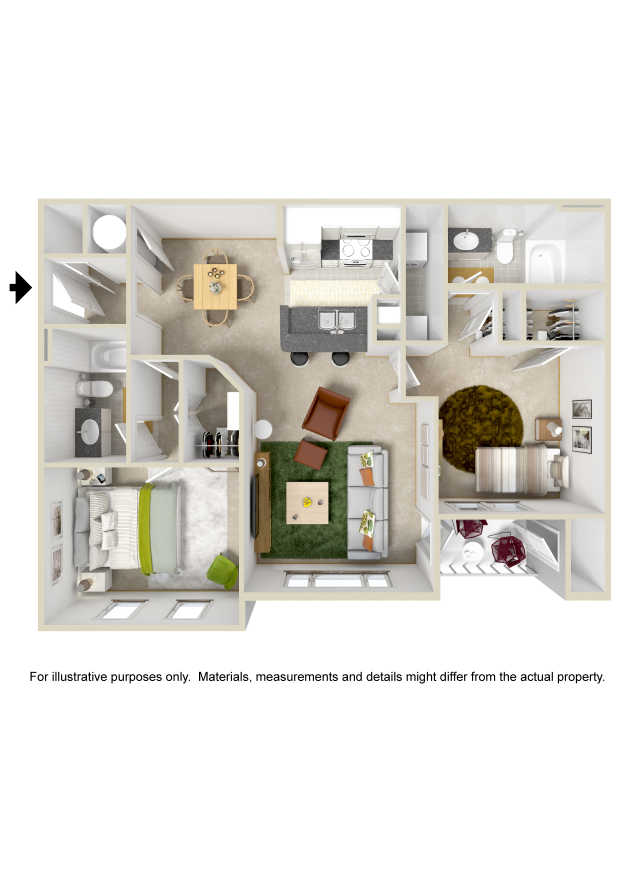
#> input picture Regent-3D-Furnished.jpg, 1240 x 1754 px, given in place of the camera (shown at 1/2 size)
$ python Main.py   (older library calls are emulated)
#> lines starting #> are read from the running program, lines starting #| are printed output that depends on the picture; after the words box and inside, x2 and y2 are one past the last pixel; in counts of white or black regions, pixels touching at a corner belong together
#> in testFilter, firstFrame is the input picture: shape (1754, 1240, 3); mean B, G, R 215.8, 220.9, 223.1
### Camera.py
# Source1: http://opencv-python-tutroals.readthedocs.org/en/latest/py_tutorials/py_imgproc/py_colorspaces/py_colorspaces.html#converting-colorspaces

import cv2
import colorsys
import numpy as np

class Camera:
    def __init__(self, cap = None):
        if cap is None:
            cap = cv2.VideoCapture(0)
        self.C = cap
        #self.S = robot
        #self.Color = self.S.get_rgb()

    # [5 lines left out: function next, not called in this run]

    def filter(self, frame, min_color, max_color):
        # Get color
#> called with min_color = (0, 200, 200), max_color = (40, 255, 255)
        r1,g1,b1 = min_color
        h1,s1,v1 = colorsys.rgb_to_hsv(r1,g1,b1)
        #print("Frame",type(frame))

        # Convert BGR to HSV
        hsv = cv2.cvtColor(frame, cv2.COLOR_BGR2HSV)
#> hsv: shape (1754, 1240, 3); mean H, S, V 9.8, 14.2, 223.4

        # define range of blue color in HSV
        h2, s2, v2 = max_color
        lower = np.array([h1,s1,v1],dtype=np.uint8)
        upper = np.array([h2,s2,v2],dtype=np.uint8)

        # Threshold the HSV image to get only blue colors
        if h1 < h2 and s1 < s2 and v1 < v2:
            mask = cv2.inRange(hsv,lower,upper)
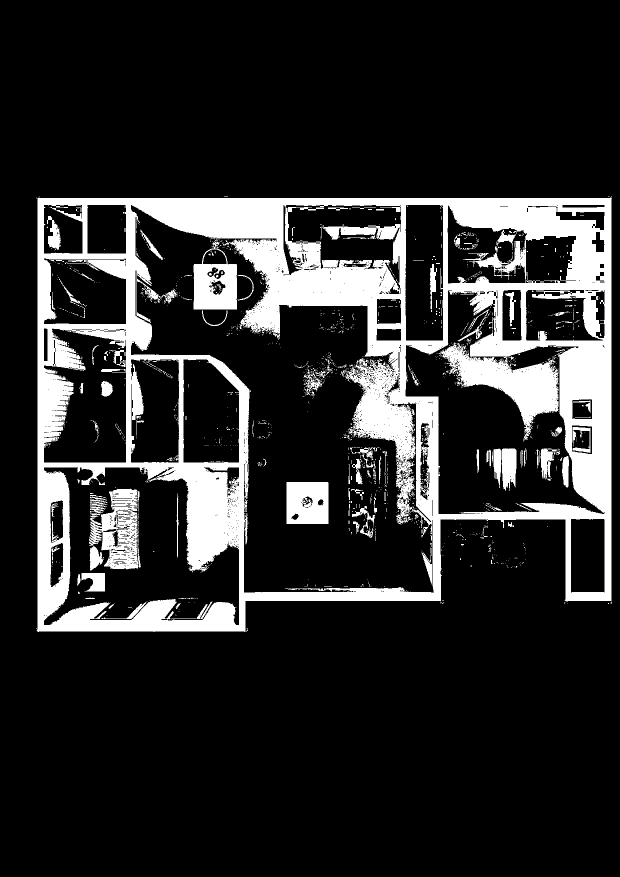
#> mask: shape (1754, 1240) (shown at 1/2 size); 17.2% white; 1514 white regions (1379 under 20 px), largest, box (x1, y1, x2, y2) and area: (73, 394, 1224, 1264) 324687, (178, 977, 282, 1139) 9154, (387, 483, 474, 619) 7217
            res = cv2.bitwise_and(frame, frame, mask= mask)
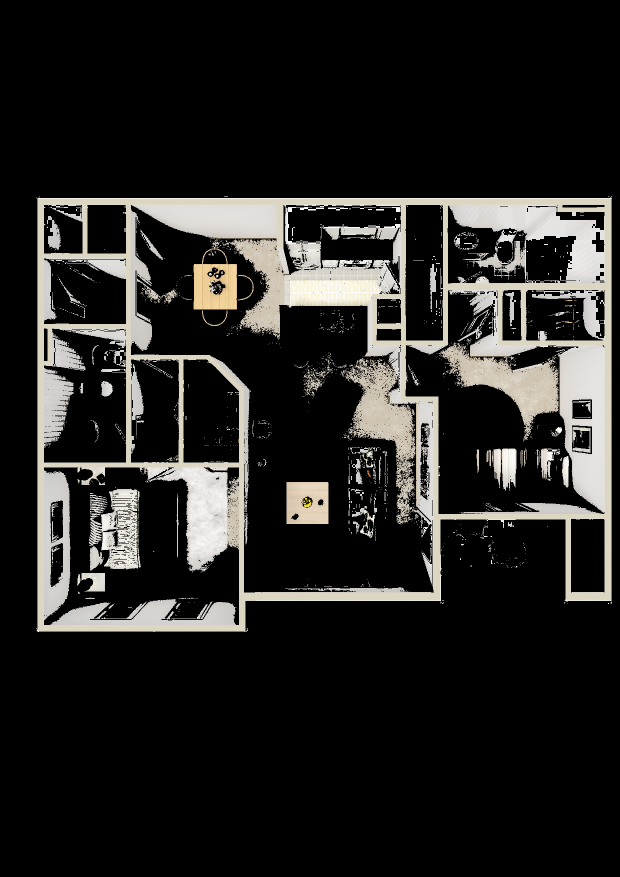
#> res: shape (1754, 1240, 3) (shown at 1/2 size); mean B, G, R 34.6, 36.6, 37.5
            #mask = cv2.Canny(mask, min_canny, max_canny)
        else:
            mask = np.zeros(hsv.shape[0:1],dtype=np.uint8)
            res = frame

        #print("Mask",str(mask.dtype))
        #print("Res",str(res.dtype))
        return mask, res

    # [23 lines left out: function circles, not called in this run]

    def release(self):
        return self.C.release()

    # Source: http://www.pyimagesearch.com/2015/05/25/basic-motion-detection-and-tracking-with-python-and-opencv/
    def motion(self, res, firstFrame, secondFrame, min_area):
        # compute the absolute difference between the current frame and
	# first frame
#> called with min_area = 87.7
	frameDelta = cv2.absdiff(firstFrame, secondFrame)
#> frameDelta: shape (1754, 1240); every value is 0
	thresh = cv2.threshold(frameDelta, 25, 255, cv2.THRESH_BINARY)[1]

	# dilate the thresholded image to fill in holes, then find contours
	# on thresholded image
	thresh = cv2.dilate(thresh, None, iterations=2)
	(_, cnts, _) = cv2.findContours(thresh.copy(), cv2.RETR_EXTERNAL, cv2.CHAIN_APPROX_SIMPLE)
#> cnts = []

        out = res.copy()
	# loop over the contours
	for c in cnts:
		# if the contour is too small, ignore it
		if cv2.contourArea(c) < min_area:
			continue

		# compute the bounding box for the contour, draw it on the frame,
		# and update the text
		(x, y, w, h) = cv2.boundingRect(c)
		cv2.rectangle(out, (x, y), (x + w, y + h), (0, 255, 0), 2)
		text = "Occupied"
#> this loop made 0 passes

        return out

def testFilter():
    #cap = getVideo(host, vport)
    cap = cv2.VideoCapture(0)
    c = Camera(cap)

    # Create GUI
    nothing = lambda x: None
    cv2.namedWindow('mask')
    cv2.createTrackbar('minH','mask',0,255,nothing)
    cv2.createTrackbar('minS','mask',200,255,nothing)
    cv2.createTrackbar('minV','mask',200,255,nothing)
    cv2.createTrackbar('maxH','mask',40,255,nothing)
    cv2.createTrackbar('maxS','mask',255,255,nothing)
    cv2.createTrackbar('maxV','mask',255,255,nothing)
    cv2.createTrackbar('minArea','mask',5,100,nothing)
    #cv2.createTrackbar('maxCanny','mask',200,255,nothing)
    #cv2.createTrackbar('dp','mask',100,200,nothing)
    #cv2.createTrackbar('p','mask',500,1000,nothing)

    ret, firstFrame = cap.read()
    Mask1, Res1 = c.filter(firstFrame,(0,200,200),(40,255,255))
    while(True):
        # Capture frame-by-frame
        ret, frame = cap.read()

        # Get GUI values
        h1 = cv2.getTrackbarPos('minH','mask')
        s1 = cv2.getTrackbarPos('minS','mask')
        v1 = cv2.getTrackbarPos('minV','mask')
        h2 = cv2.getTrackbarPos('maxH','mask')
        s2 = cv2.getTrackbarPos('maxS','mask')
        v2 = cv2.getTrackbarPos('maxV','mask')
        minArea = cv2.getTrackbarPos('minArea','mask')
        # [6 lines of commented-out code are left out]
        Mask2, Res2 = c.filter(frame,(h1,s1,v1),(h2,s2,v2))
        C = c.motion(frame,Mask1,Mask2,minArea/100.*len(Mask1))
        Mask1 = Mask2

        # Display the resulting frame
        cv2.imshow("canny", Mask2)
        cv2.imshow("mask", Res2)
        cv2.imshow("cirles", C)
        if cv2.waitKey(1) & 0xFF == ord('q'):
#> (key q is pressed here)
           break

    # When everything done, release the capture
#> (the run stopped early here; a loop or call above may not have finished)
